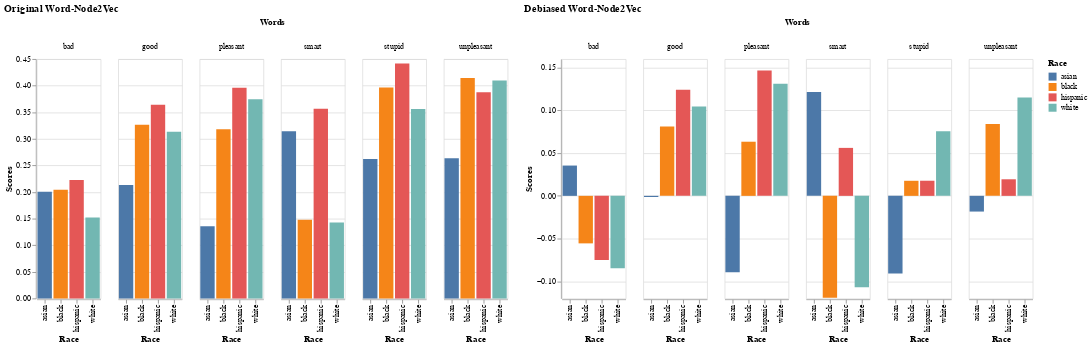

Notebook source saved alongside this figure:
### Markdown cell above
### Word-Node2Vec

### Code cell
race_sim_scores_WN2V, race_sim_scores_WN2V_debias = attr_target_simScores(embd_orig=Word_node2Vec,
                                                                          embd_debias=Word_node2Vec_debias,
                                                                          attr_list= race,
                                                                          attr_name="Race",
                                                                          target_list=sentiment,
                                                                          target_name="Sentiment")


sim_eval_plot(sim_score_table=race_sim_scores_WN2V,
              x_alt = 'Race:N',
              y_alt = 'Scores:Q',
              color_alt= 'Race:N',
              column_alt = 'Words:N',
              title_string = "Original Word-Node2Vec") | sim_eval_plot(sim_score_table=race_sim_scores_WN2V_debias,
              x_alt = 'Race:N',
              y_alt = 'Scores:Q',
              color_alt= 'Race:N',
              column_alt = 'Words:N',
              title_string = "Debiased Word-Node2Vec")

### Figure 1 — Vega-Lite specification as saved in the notebook (floating-point values rounded to 4 significant figures)
{"config": {"view": {"continuousWidth": 400, "continuousHeight": 300}}, "hconcat": [{"data": {"name": "data-b14a12fb4f7fa8e9b1bc46afee7738b1"}, "mark": "bar", "encoding": {"color": {"type": "nominal", "field": "Race"}, "column": {"type": "nominal", "field": "Words"}, "x": {"type": "nominal", "field": "Race"}, "y": {"type": "quantitative", "field": "Scores"}}, "title": "Original Word-Node2Vec"}, {"data": {"name": "data-cfce2452e5ab9fd39e38e89a4b92a3ab"}, "mark": "bar", "encoding": {"color": {"type": "nominal", "field": "Race"}, "column": {"type": "nominal", "field": "Words"}, "x": {"type": "nominal", "field": "Race"}, "y": {"type": "quantitative", "field": "Scores"}}, "title": "Debiased Word-Node2Vec"}], "$schema": "https://vega.github.io/schema/vega-lite/v4.8.1.json", "datasets": {"data-b14a12fb4f7fa8e9b1bc46afee7738b1": [{"Words": "good", "Scores": 0.3267, "Race": "black"}, {"Words": "bad", "Scores": 0.2043, "Race": "black"}, {"Words": "pleasant", "Scores": 0.3182, "Race": "black"}, {"Words": "unpleasant", "Scores": 0.4143, "Race": "black"}, {"Words": "smart", "Scores": 0.1477, "Race": "black"}, {"Words": "stupid", "Scores": 0.3966, "Race": "black"}, {"Words": "good", "Scores": 0.3642, "Race": "hispanic"}, {"Words": "bad", "Scores": 0.2224, "Race": "hispanic"}, {"Words": "pleasant", "Scores": 0.3962, "Race": "hispanic"}, {"Words": "unpleasant", "Scores": 0.3876, "Race": "hispanic"}, {"Words": "smart", "Scores": 0.3566, "Race": "hispanic"}, {"Words": "stupid", "Scores": 0.4416, "Race": "hispanic"}, {"Words": "good", "Scores": 0.2134, "Race": "asian"}, {"Words": "bad", "Scores": 0.2007, "Race": "asian"}, {"Words": "pleasant", "Scores": 0.1357, "Race": "asian"}, {"Words": "unpleasant", "Scores": 0.2635, "Race": "asian"}, {"Words": "smart", "Scores": 0.3142, "Race": "asian"}, {"Words": "stupid", "Scores": 0.2619, "Race": "asian"}, {"Words": "good", "Scores": 0.3132, "Race": "white"}, {"Words": "bad", "Scores": 0.1522, "Race": "white"}, {"Words": "pleasant", "Scores": 0.3742, "Race": "white"}, {"Words": "unpleasant", "Scores": 0.4098, "Race": "white"}, {"Words": "smart", "Scores": 0.1426, "Race": "white"}, {"Words": "stupid", "Scores": 0.3559, "Race": "white"}], "data-cfce2452e5ab9fd39e38e89a4b92a3ab": [{"Words": "good", "Scores": 0.08113, "Race": "black"}, {"Words": "bad", "Scores": -0.05558, "Race": "black"}, {"Words": "pleasant", "Scores": 0.06331, "Race": "black"}, {"Words": "unpleasant", "Scores": 0.08417, "Race": "black"}, {"Words": "smart", "Scores": -0.1193, "Race": "black"}, {"Words": "stupid", "Scores": 0.01762, "Race": "black"}, {"Words": "good", "Scores": 0.124, "Race": "hispanic"}, {"Words": "bad", "Scores": -0.07506, "Race": "hispanic"}, {"Words": "pleasant", "Scores": 0.1467, "Race": "hispanic"}, {"Words": "unpleasant", "Scores": 0.01938, "Race": "hispanic"}, {"Words": "smart", "Scores": 0.0561, "Race": "hispanic"}, {"Words": "stupid", "Scores": 0.01769, "Race": "hispanic"}, {"Words": "good", "Scores": -0.001359, "Race": "asian"}, {"Words": "bad", "Scores": 0.03544, "Race": "asian"}, {"Words": "pleasant", "Scores": -0.08931, "Race": "asian"}, {"Words": "unpleasant", "Scores": -0.01838, "Race": "asian"}, {"Words": "smart", "Scores": 0.1215, "Race": "asian"}, {"Words": "stupid", "Scores": -0.09082, "Race": "asian"}, {"Words": "good", "Scores": 0.1045, "Race": "white"}, {"Words": "bad", "Scores": -0.08455, "Race": "white"}, {"Words": "pleasant", "Scores": 0.1311, "Race": "white"}, {"Words": "unpleasant", "Scores": 0.1151, "Race": "white"}, {"Words": "smart", "Scores": -0.1068, "Race": "white"}, {"Words": "stupid", "Scores": 0.07549, "Race": "white"}]}}
